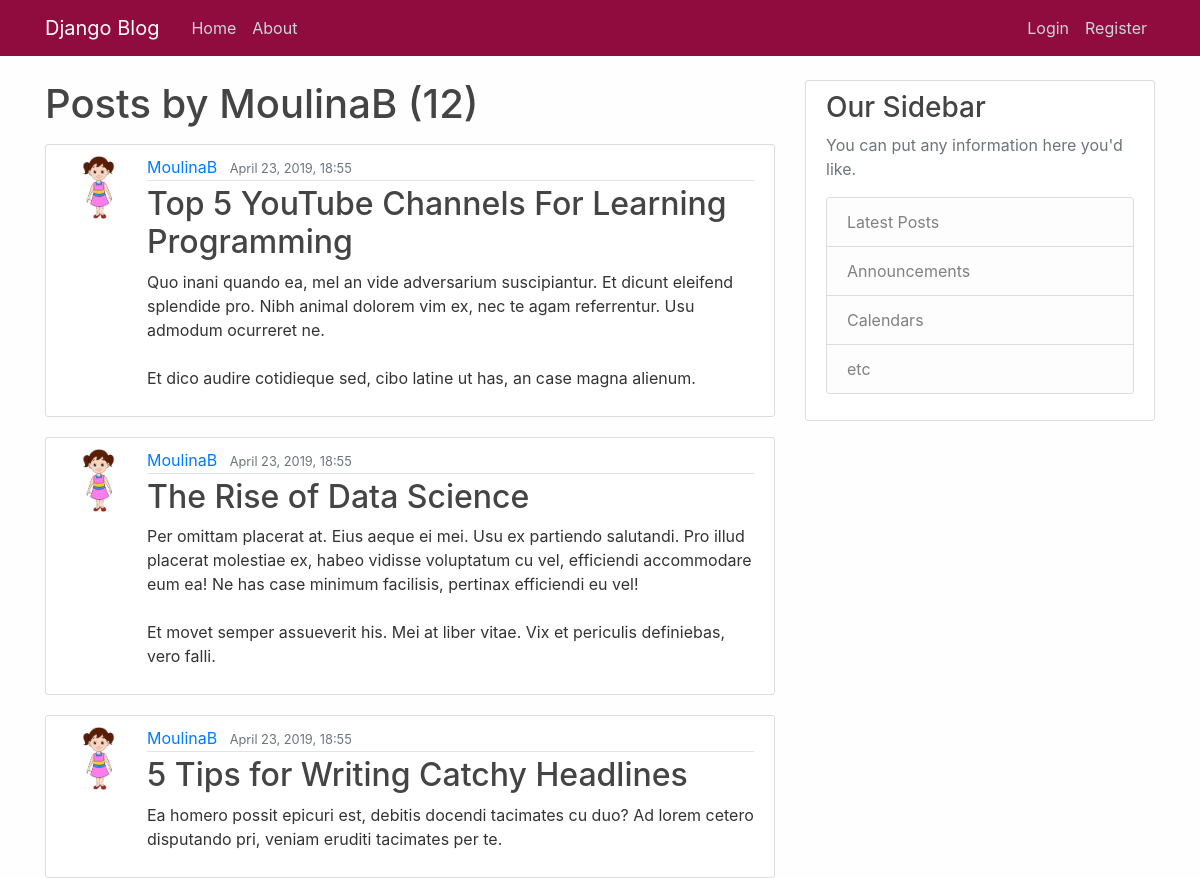
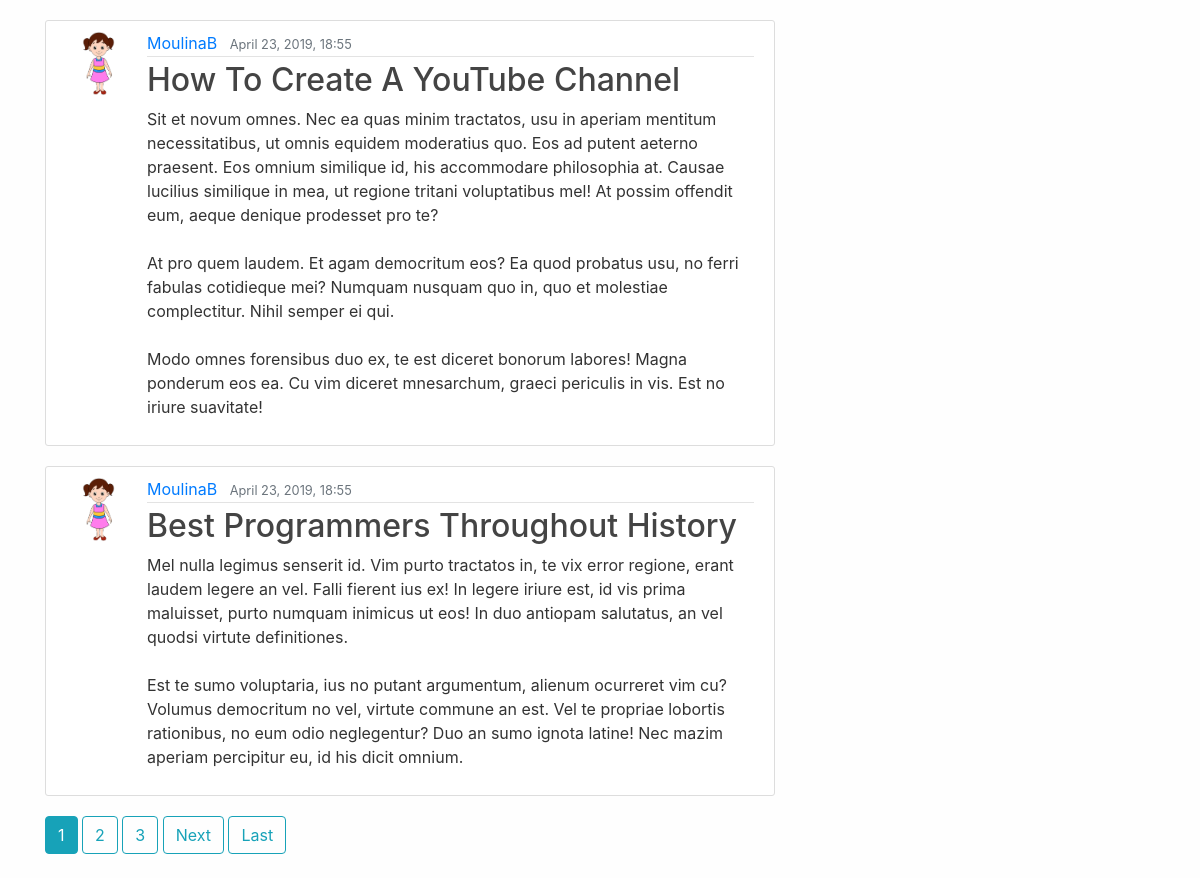
Page /user/MoulinaB on the earlier database version (2 pictures, top to bottom).
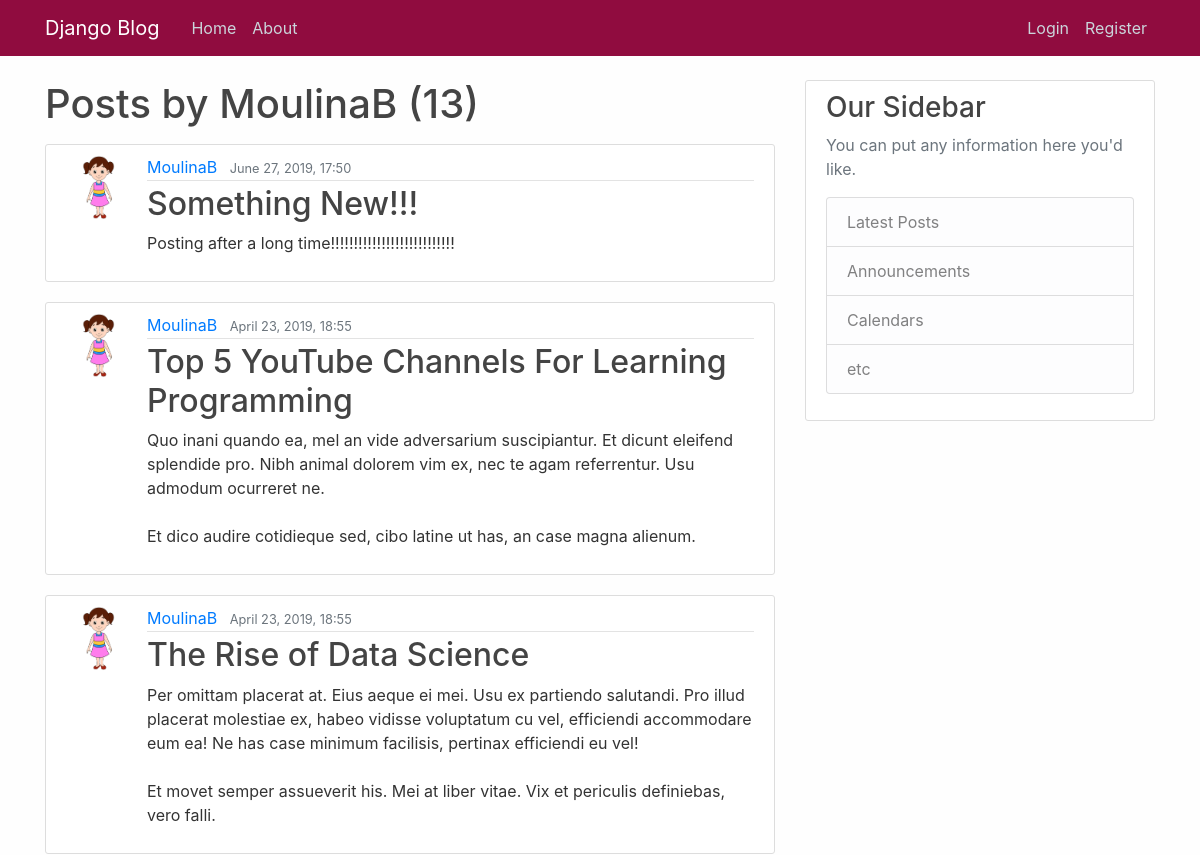
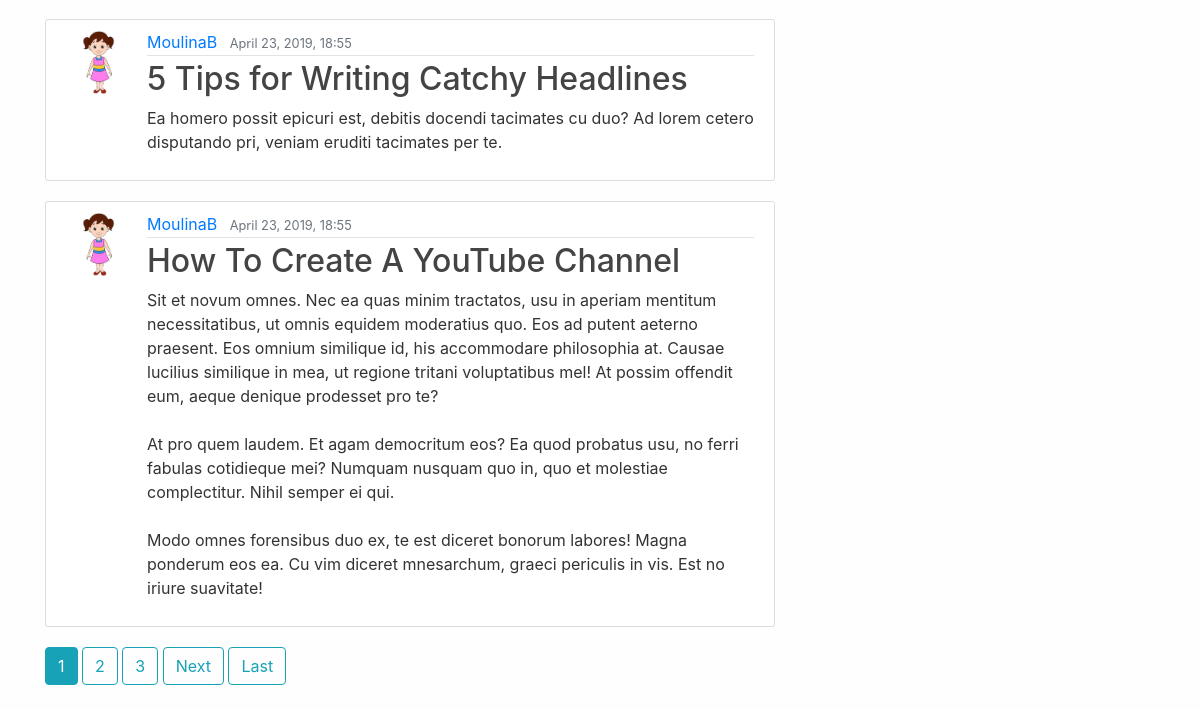
Same page on the later database version (2 pictures, top to bottom).
### myblogApp/models.py (models this page shows, shortened)
class Post(models.Model):
    objects = models.Manager()
    title = models.CharField(max_length=100)
    content = models.TextField(default='Demo Posts')
    date_posted = models.DateTimeField(default=timezone.now)
    author = models.ForeignKey(User , on_delete = models.CASCADE)

### userApp/models.py (models this page shows, shortened)
class Profile(models.Model):
    objects = models.Manager()
    user = models.OneToOneField(User , on_delete = models.CASCADE)
    image = models.ImageField(default = 'default.jpg' , upload_to = 'profile_pics')

### myblogApp/views.py (the view)
# urls.py: path('user/<str:username>', UserPostListView.as_view() , name='user-posts'),
class UserPostListView(ListView):
    model = Post
    template_name = "myblogApp/user_posts.html"
    context_object_name = 'blogPosts'
    paginate_by = 5
    def get_queryset(self):
        user = get_object_or_404(User, username=self.kwargs.get('username'))
        return Post.objects.filter(author=user).order_by('-date_posted')

### myblogApp/templates/myblogApp/user_posts.html (shortened to what this page needs)
{% extends "myblogApp/base.html" %}
{% block content %}
    <h1 class="mb-3">Posts by {{ view.kwargs.username }} ({{ page_obj.paginator.count }})</h1>
    {% for posts in blogPosts %}
        <article class="media content-section">
            <img class="rounded-circle article-img" src="{{ posts.author.profile.image.url }}">
            <div class="media-body">
              <div class="article-metadata">
                <a class="mr-2" href="{% url 'user-posts' posts.author.username %}">{{ posts.author }}</a>
                <small class="text-muted">{{ posts.date_posted|date:"F d, Y, H:i" }}</small>
              </div>
              <h2><a class="article-title" href="{% url 'post-detail' posts.id %}">{{ posts.title }}</a></h2>
              <p class="article-content">{{ posts.content }}</p>
            </div>
        </article>
    {% endfor %}
    {% if is_paginated %}
        {% for num in page_obj.paginator.page_range %}
            {% if page_obj.number == num %}
                <a class="btn btn-info mb-4" href="?page={{ num }}">{{ num }}</a>
            {% elif num > page_obj.number|add:'-3' and num < page_obj.number|add:'3'  %}
                <a class="btn btn-outline-info mb-4" href="?page={{ num }}">{{ num }}</a>
            {% endif %}
        {% endfor %}
        {% if page_obj.has_next %}
            <a class="btn btn-outline-info mb-4" href="?page={{ page_obj.next_page_number }}">Next</a>
            <a class="btn btn-outline-info mb-4" href="?page={{ page_obj.paginator.num_pages }}">Last</a>
        {% endif %}
    {% endif %}
{% endblock content %}

Differences in the rows shown:
no longer on this page (row unchanged): Post: author.profile.image (picture), author "MoulinaB", date_posted "April 23, 2019, 18:55", title "Best Programmers Throughout History", content "Mel nulla legimus senserit id. Vim purto tractatos in, te vix error regione, erant laudem legere an vel. Falli fierent ius ex! In legere iriure est, id vis prima maluisset, purto numquam inimicus ut eos! In duo antiopam salutatus, an vel quodsi virtute definitiones. Est te sumo voluptaria, ius no putant argumentum, alienum ocurreret vim cu? Volumus democritum no vel, virtute commune an est. Vel te propriae lobortis rationibus, no eum odio neglegentur? Duo an sumo ignota latine! Nec mazim aperiam percipitur eu, id his dicit omnium."
added Post: author.profile.image (picture), author "MoulinaB", date_posted "June 27, 2019, 17:50", title "Something New!!!", content "Posting after a long time!!!!!!!!!!!!!!!!!!!!!!!!!!!"
Other differences:
{{ page_obj.paginator.count }}: "12" → "13"
